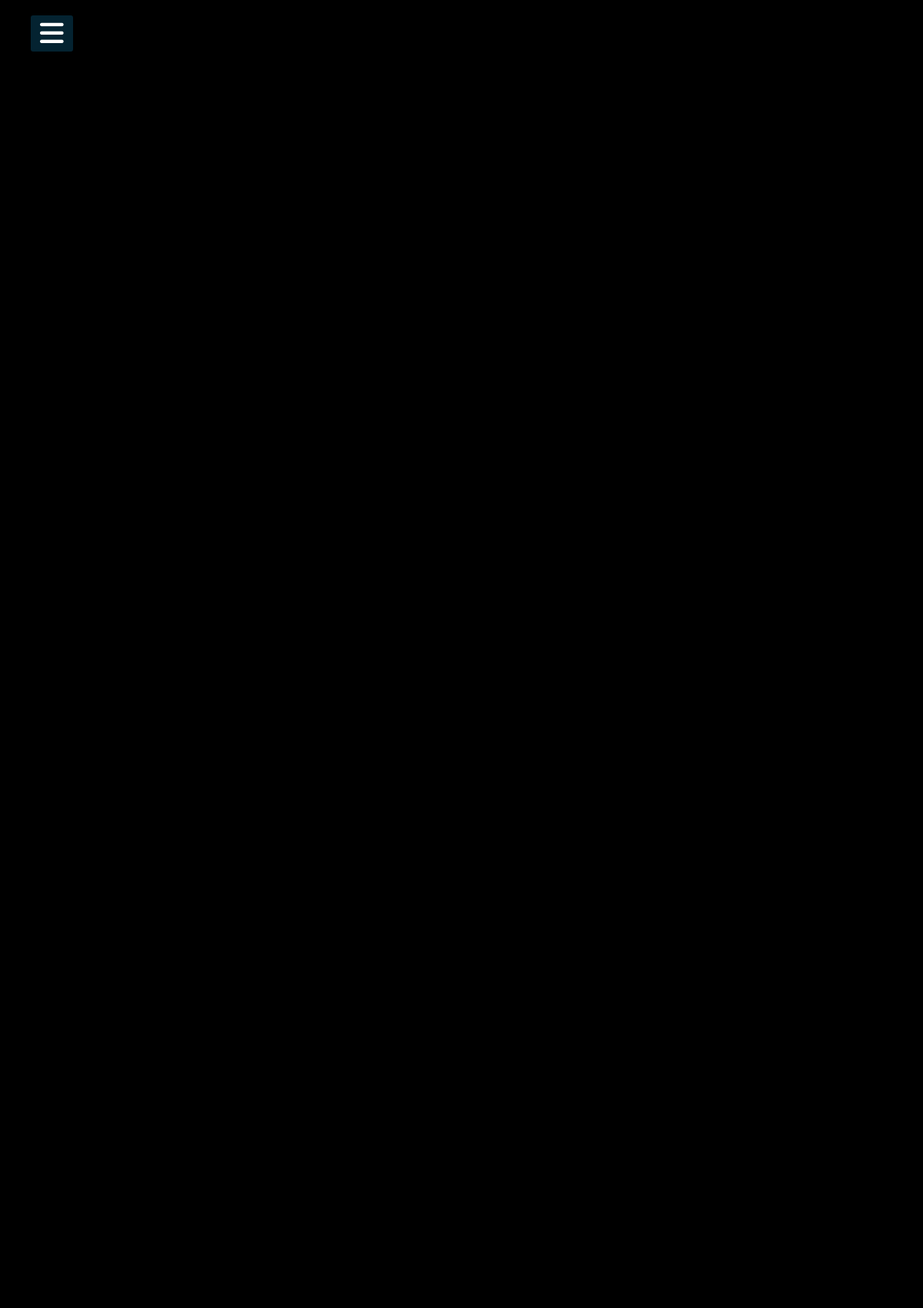
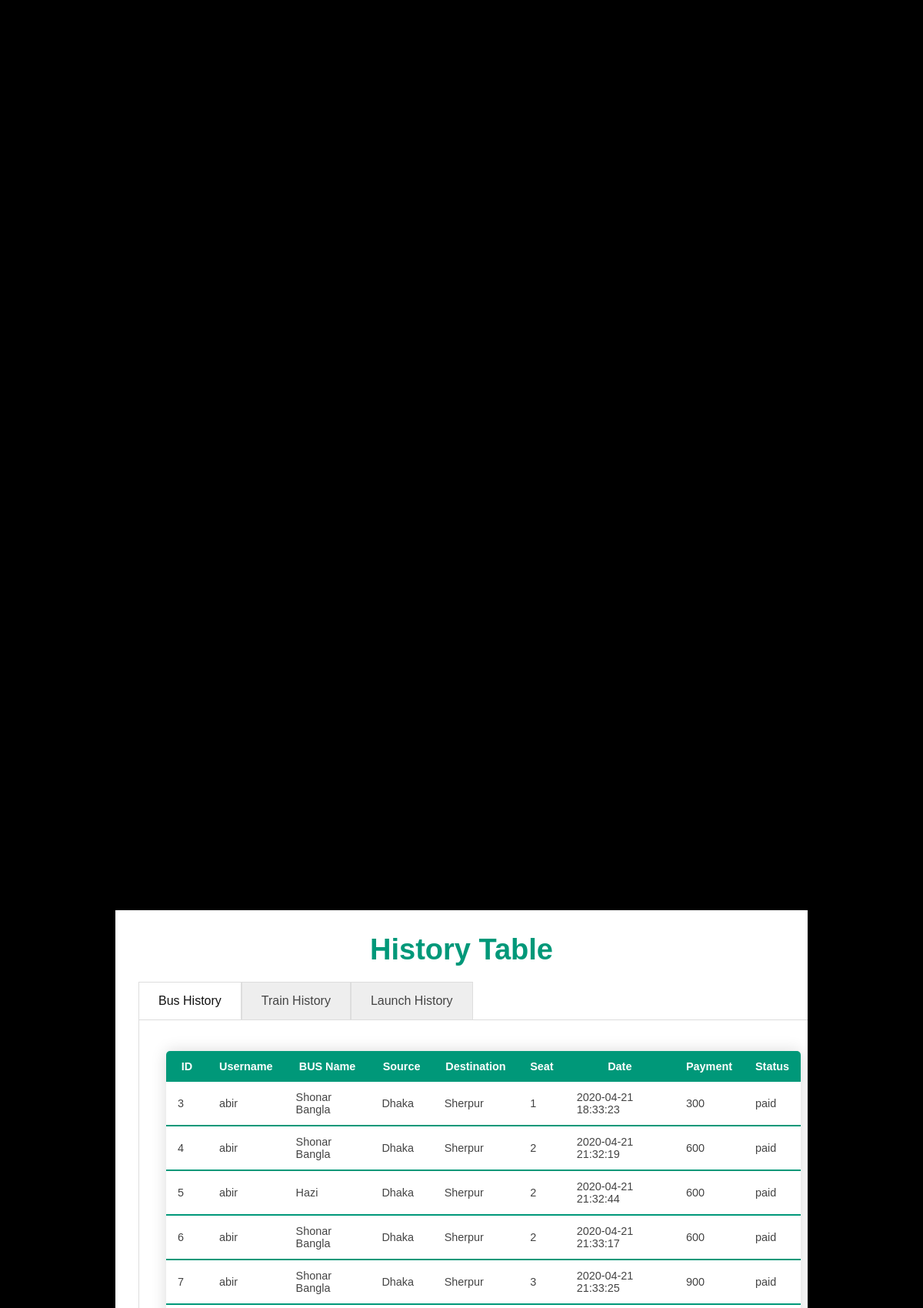
Page /adminpage/history.php (signed in, upper part) on the committed database (2 pictures, top to bottom).
### tables this page shows
CREATE TABLE `bus_history` (
  `id` int(100) NOT NULL,
  `username` varchar(100) NOT NULL,
  `bus_id` int(100) NOT NULL,
  `seat` int(100) NOT NULL,
  `date` timestamp NOT NULL DEFAULT CURRENT_TIMESTAMP,
  `payment` int(100) NOT NULL,
  `status` varchar(100) NOT NULL
);

CREATE TABLE `bus_list` (
  `id` int(100) NOT NULL,
  `name` varchar(100) NOT NULL,
  `board` varchar(100) NOT NULL,
  `destination` varchar(100) NOT NULL,
  `type` varchar(10) NOT NULL DEFAULT 'nonac',
  `cost` int(100) NOT NULL,
  `available_seat` int(100) NOT NULL DEFAULT '40',
  `total_seat` int(100) NOT NULL DEFAULT '40'
);

### adminpage/history.php (the view, shortened to what this page needs)
<?php
include "../adminpage/common.inc.php";
include "../db/db_connect.inc.php";
?>
<!DOCTYPE html>
<html>
<head>
    <link rel="stylesheet" href="history.css">
</head>
<body>
    <div class="table">
        <h1>History Table</h1>
        <nav>
            <ul>
                <li class="tab1"><label for="tab1">Bus History</label></li>
                <li class="tab2"><label for="tab2">Train History</label></li>
                <li class="tab3"><label for="tab3">Launch History</label></li>
            </ul>
        </nav>
        <section>
            <div class=tab1>
                <table class="content-table">
                    <thead>
                        <tr>
                            <th>ID</th>
                            <th>Username</th>
                            <th>BUS Name</th>
                            <th>Source</th>
                            <th>Destination</th>
                            <th>Seat</th>
                            <th>Date</th>
                            <th>Payment</th>
                            <th>Status</th>
                        </tr>
                    </thead>
                    <?php
                    $sql = "SELECT bus_history.id, bus_history.username, bus_list.name, bus_list.board, bus_list.destination, bus_history.seat, bus_history.date, bus_history.payment,bus_history.status FROM bus_history INNER JOIN bus_list ON bus_history.bus_id = bus_list.id";
                    $result = mysqli_query($conn, $sql);
                    $rowCount = mysqli_num_rows($result);
                    if ($rowCount > 0) {
                        while ($row = mysqli_fetch_assoc($result)) {
                            echo "<tbody>
                            <tr>
                            <td>" . $row['id'] . "</td>
                            <td>" . $row['username'] . "</td>
                            <td>" . $row['name'] . "</td>
                            <td>" . $row['board'] . "</td>
                            <td>" . $row['destination'] . "</td>
                            <td>" . $row['seat'] . "</td>
                            <td>" . $row['date'] . "</td>
                            <td>" . $row['payment'] . "</td>
                            <td>" . $row['status'] . "</td>
                            </tr>
                            </tbody>";
                        }
                        echo "</table>";
                    } else {
                        echo $message = "No History!";
                    }
                    ?>
            </div>
        </section>
    </div>
</body>
</html>

### adminpage/common.css (style rules this page uses)
body { font-family: 'Roboto' , sans-serif; }
* { margin:0; padding:0; list-style:none; text-decoration:none; }

### adminpage/history.css (style rules this page uses)
body { margin:0; padding:0; font-family: sans-serif; background-color:#000; }
.table { width: 900px; height: 680px; background: #fff; top:50%; left: 50%; position: absolute; transform: translate(-50% ,-50%); box-sizing: border-box; padding: 30px 30px; overflow: scroll; }
h1 { margin: 0; padding: 0 0 20px; text-align: center; font-size: 38px; color: #009879; }
.table > input, .table section >div { display: none; }
#tab1:checked~section .tab1, #tab2:checked~section .tab2, #tab3:checked~section .tab3 { display: block; }
.table ul { list-style-type: none; margin: 0; padding: 0; }
.table ul li label { float: left; padding: 15px 25px; border: 1px solid #ddd; border-bottom: 0; background-color: #eeeeee; color: #444; }
.table section { clear: both; }
.table section div { padding: 20px; width: 100%; border: 1px solid #ddd; background-color: #fff; color: #444; }
#tab1:checked~nav .tab1 label, #tab2:checked~nav .tab2 label, #tab3:checked~nav .tab3 label { background-color: #fff; color: #111; position: relative; }
.content-table { border-collapse: collapse; margin: 20px 0; margin-left: 15px; font-size: 0.9em; min-width: 400px; border-radius: 5px 5px 0 0; overflow: hidden; box-shadow: 0 0 20px rgba(0,0,0,0.15); }
.content-table thead tr { background-color: #009879; color: #ffffff; text-align: center; font-weight: bold; }
.content-table th, .content-table td { padding: 12px 15px; }
.content-table tbody tr { border-bottom: 1px solid #dddddd; }
.content-table tbody tr:last-of-type { border-bottom: 2px solid #009879; }

### rows in the picture
bus_history: id "3", username "abir", bus_list.name "Shonar Bangla", bus_list.board "Dhaka", bus_list.destination "Sherpur", seat "1", date "2020-04-21 18:33:23", payment "300", status "paid"
bus_history: id "4", username "abir", bus_list.name "Shonar Bangla", bus_list.board "Dhaka", bus_list.destination "Sherpur", seat "2", date "2020-04-21 21:32:19", payment "600", status "paid"
bus_history: id "5", username "abir", bus_list.name "Hazi", bus_list.board "Dhaka", bus_list.destination "Sherpur", seat "2", date "2020-04-21 21:32:44", payment "600", status "paid"
bus_history: id "6", username "abir", bus_list.name "Shonar Bangla", bus_list.board "Dhaka", bus_list.destination "Sherpur", seat "2", date "2020-04-21 21:33:17", payment "600", status "paid"
bus_history: id "7", username "abir", bus_list.name "Shonar Bangla", bus_list.board "Dhaka", bus_list.destination "Sherpur", seat "3", date "2020-04-21 21:33:25", payment "900", status "paid"
